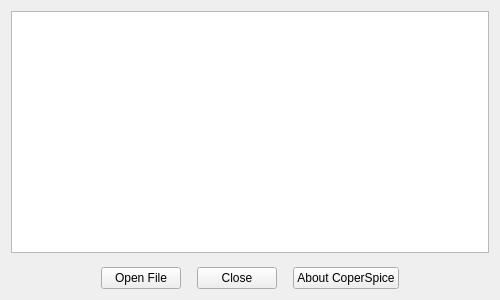
<?xml version="1.0" encoding="UTF-8"?>
<ui version="4.0">
 <class>MusicPlayer</class>
 <widget class="QWidget" name="MusicPlayer">
  <property name="geometry">
   <rect>
    <x>0</x>
    <y>0</y>
    <width>500</width>
    <height>300</height>
   </rect>
  </property>
  <property name="minimumSize">
   <size>
    <width>500</width>
    <height>300</height>
   </size>
  </property>
  <property name="windowTitle">
   <string>MainWindow</string>
  </property>
  <layout class="QVBoxLayout" name="verticalLayout_main">
   <item>
    <layout class="QVBoxLayout" name="verticalLayout">
     <item>
      <widget class="QTableView" name="musicTable"/>
     </item>
    </layout>
   </item>
   <item>
    <spacer name="verticalSpacer">
     <property name="orientation">
      <enum>Qt::Vertical</enum>
     </property>
     <property name="sizeType">
      <enum>QSizePolicy::Fixed</enum>
     </property>
     <property name="sizeHint" stdset="0">
      <size>
       <width>100</width>
       <height>8</height>
      </size>
     </property>
    </spacer>
   </item>
   <item>
    <layout class="QHBoxLayout" name="horizontalLayout">
     <item>
      <spacer name="horizontalSpacer">
       <property name="orientation">
        <enum>Qt::Horizontal</enum>
       </property>
       <property name="sizeHint" stdset="0">
        <size>
         <width>40</width>
         <height>20</height>
        </size>
       </property>
      </spacer>
     </item>
     <item>
      <widget class="QPushButton" name="openFile_PB">
       <property name="text">
        <string>Open File</string>
       </property>
      </widget>
     </item>
     <item>
      <spacer name="horizontalSpacer_2">
       <property name="orientation">
        <enum>Qt::Horizontal</enum>
       </property>
       <property name="sizeType">
        <enum>QSizePolicy::Fixed</enum>
       </property>
       <property name="sizeHint" stdset="0">
        <size>
         <width>10</width>
         <height>20</height>
        </size>
       </property>
      </spacer>
     </item>
     <item>
      <widget class="QPushButton" name="close_PB">
       <property name="text">
        <string>Close</string>
       </property>
      </widget>
     </item>
     <item>
      <spacer name="horizontalSpacer_3">
       <property name="orientation">
        <enum>Qt::Horizontal</enum>
       </property>
       <property name="sizeType">
        <enum>QSizePolicy::Fixed</enum>
       </property>
       <property name="sizeHint" stdset="0">
        <size>
         <width>10</width>
         <height>20</height>
        </size>
       </property>
      </spacer>
     </item>
     <item>
      <widget class="QPushButton" name="aboutCs_PB">
       <property name="text">
        <string>About CoperSpice</string>
       </property>
      </widget>
     </item>
     <item>
      <spacer name="horizontalSpacer_4">
       <property name="orientation">
        <enum>Qt::Horizontal</enum>
       </property>
       <property name="sizeHint" stdset="0">
        <size>
         <width>40</width>
         <height>20</height>
        </size>
       </property>
      </spacer>
     </item>
    </layout>
   </item>
  </layout>
  <action name="actionAbout">
   <property name="text">
    <string>About</string>
   </property>
  </action>
  <action name="actionOpen">
   <property name="text">
    <string>Open...</string>
   </property>
  </action>
  <action name="actionClose">
   <property name="text">
    <string>Close Music Player</string>
   </property>
  </action>
 </widget>
 <resources/>
 <connections/>
</ui>
